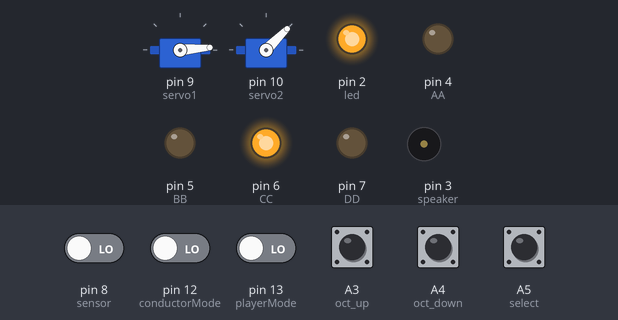
The sketch below on a simulated Arduino Uno, built with avr-gcc and run on an emulated ATmega328P. On the bench: 2 × servo, output pins drawn as LEDs (lit = HIGH), buzzer (waves = sounding). The inputs (shaded band) are chosen by the test bench; at power-on: A3 (oct_up), A4 (oct_down), A5 (select) HIGH, pin 8 (sensor), pin 12 (conductorMode), pin 13 (playerMode) LOW.

Above: at 1.2 s.
1.3 s: A5 (select) pulled LOW for 0.15 s
At 3.5 s:
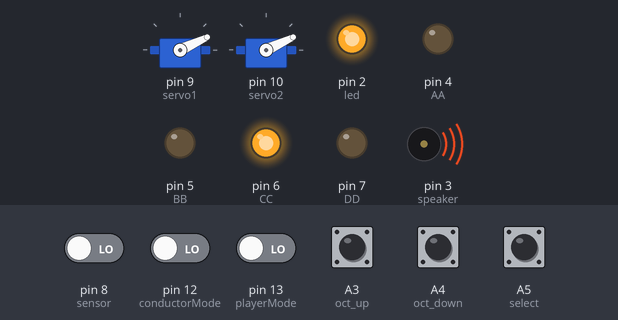
4.3 s: pin 12 (conductorMode) driven HIGH and pin 13 (playerMode) driven HIGH
7.3 s: A3 (oct_up) pulled LOW for 1 s
At 9.3 s:
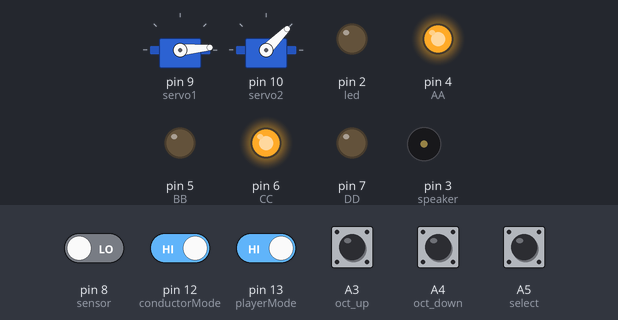
10.1 s: pin 13 (playerMode) driven LOW
At 11.3 s:
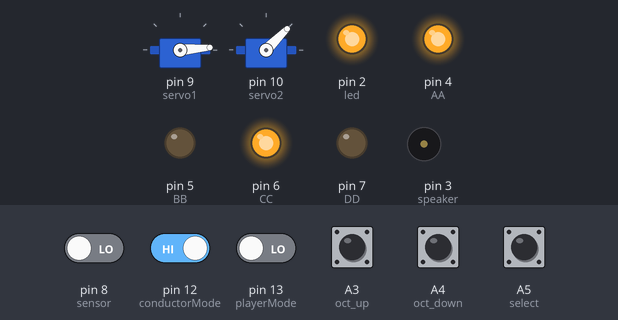
11.6 s: A3 (oct_up) pulled LOW for 0.15 s
At 13.0 s:
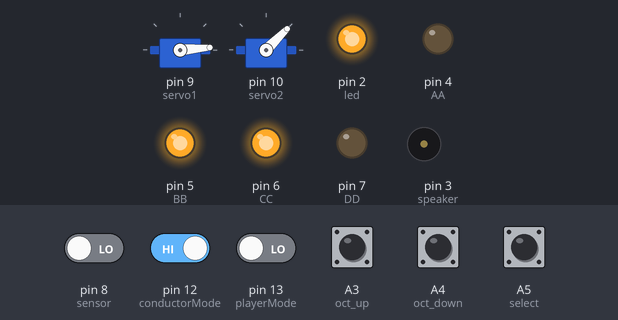
13.9 s: A5 (select) pulled LOW for 1 s
At 16.1 s:
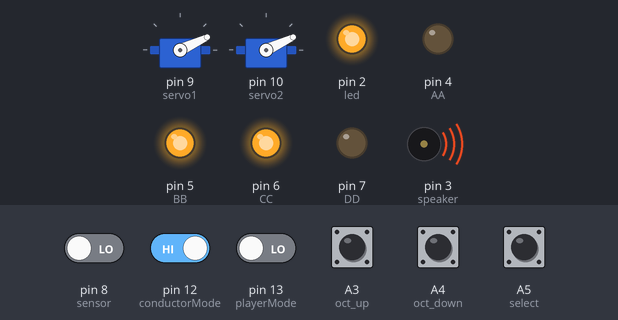
Timing chart, 0 to 17.9 s (numbered marks = the images above; inputs shaded):
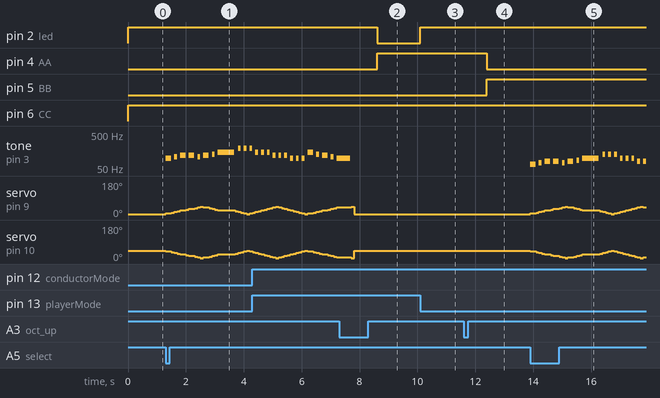

Measured:
- after the input at 1.3 s, tone on pin 3 (speaker): plays 96 Hz for 0.19 s, 108 Hz for 0.10 s, 120 Hz for 0.19 s, 120 Hz for 0.19 s, 108 Hz for 0.10 s, 120 Hz for 0.19 s … (11 notes in this stretch), starting at once; servo on pin 9 (servo1): 5° → 9° at once, → 13° 0.20 s later, → 17° 0.10 s later, → 21° 0.10 s later, … (21 changes in this stretch)
- after the input at 7.3 s, pin 2 (led): HIGH → LOW after 1.3 s instead of 0.51 s; pin 4 (AA): LOW → HIGH after 1.3 s
- after the input at 10.1 s, pin 2 (led): LOW → HIGH at once
- after the input at 11.6 s, pin 4 (AA): HIGH → LOW after 0.80 s; pin 5 (BB): LOW → HIGH after 0.80 s

The sketch:

Build_up_integrated.ino
```cpp
#include <Servo.h>
Servo servo1;
Servo servo2;
int sensor=8;
int led=2;
int speaker=3;
int durations[]={2,1,1,1,2,1,2,1,1,1,2,1,1,1,6,1,1,1,1,1,1,1,1,1,1,1,1,1,1,1,1,1,1,1,1,1,1,1,1,1,2,1,1,1,2,1,1,1,5,1};
int octive=4;
bool value=0;
int C=16.3516;
int D=18.35405;
int E=20.60172;
int F=21.82676;
int G=24.49971;
int A=27.5;
int B=30.86771;
int high_C=32.70320;
int rest=0;
int notes[]={C,rest,D,rest,E,rest,E,rest,D,rest,E,rest,F,rest,G,rest,high_C,rest,high_C,rest,high_C,rest,G,rest,G,rest,G,rest,E,rest,E,rest,E,rest,C,rest,C,rest,C,rest,G,rest,F,rest,E,rest,D,rest,C,rest};
int Start1=0;int Start2=0;int Start3=0; int Start4 = 0;int cursor1=0;int cursor2=0;int cursor3=0; int cursor4 = 0;
int state=0;
float tempo=0;

int conductorMode = 12;  //Switch
int playerMode = 13;
int playerState;
int conductorState;

const int AA=4; //LSB
const int BB=5;
const int CC=6;
const int DD=7; //MSB
//octave buttons
int oct_up = A3;
int upstate;
int oct_down = A4;
int downstate;
int select = A5;
int selectState;

int angle=5;

void setup() {
  pinMode(led,OUTPUT);
  pinMode(sensor,INPUT);
  pinMode(speaker,OUTPUT);
  pinMode(select,INPUT);
  pinMode(oct_up,INPUT);
  pinMode(oct_down,INPUT);
  pinMode(conductorMode, INPUT);
  pinMode(playerMode, INPUT);
  pinMode(AA, OUTPUT); //LSB
  pinMode(BB, OUTPUT);
  pinMode(CC, OUTPUT);
  pinMode(DD, OUTPUT); //MSB
  servo1.attach(9);
  servo1.write(angle);
  servo2.attach(10);
  servo2.write(50-angle);
  Serial.begin(9600);
}

void conductorsetup() {
  digitalWrite(led,HIGH);
  selectState=digitalRead(select);
  if (selectState==LOW) {
    play();
  }
}

void loop() {
  if (octive==-1){
    octive=9;
  }
  octive=octive%10;
  int  a = octive%2;
  int b = (octive/2)%2;
  int c = (octive/4)%2;
  int d = (octive/8)%2;
  (a==0) ? digitalWrite(AA, LOW): digitalWrite(AA, HIGH);
  (b==0) ? digitalWrite(BB, LOW): digitalWrite(BB, HIGH);
  (c==0) ? digitalWrite(CC, LOW): digitalWrite(CC, HIGH);
  (d==0) ? digitalWrite(DD, LOW): digitalWrite(DD, HIGH);
  upstate=digitalRead(oct_up);
  downstate=digitalRead(oct_down);
  if (upstate==LOW) {
    octive++;
    delay(800);
  }
  if (downstate==LOW) {
    octive--;
    delay(800);
  }

  playerState=digitalRead(playerMode);
  conductorState=digitalRead(conductorMode);

if(playerState == 1) {
  servo1.detach();
  servo2.detach();
  digitalWrite(led, LOW);
  value=digitalRead(sensor);
  if (value==HIGH && state==0){
    Start1=millis();
    Serial.println(Start1);
    state=1;
    cursor1=millis();
  }
  if (value==HIGH && state==1){
    cursor2=millis();
    if (abs(cursor2-cursor1)>50){
      Start2=millis();
      Serial.println(Start2);
      state=2;
    }
    cursor1=cursor2;

  }
  if (value==HIGH && state==2){
    Serial.println(2);
    cursor3=millis();
    if (abs(cursor3-cursor2)>50){
      Start3=millis();
      tempo = Start3-Start2;
      state=3;
    }
    cursor2=cursor3;
  }

  if (value==HIGH && state==3){
    cursor4=millis();
    if (abs(cursor4-cursor3)>50){
      Start4=millis();
      state=4;
    }
    cursor3=cursor4;
  }


  if (state==4){
    servo1.attach(9);
    servo1.write(angle);
    servo2.attach(10);
    servo2.write(50-angle);
    for (int i=2; notes[i]!=-1;i++){
        if (digitalRead(conductorMode)) {
          angle=5;
          servo1.write(angle);
          servo2.write(50-angle);
          state=0;
          break;
        }
        if ((i-2)/10%2) {
         angle=angle-4;
        }
        if((i-2)/10%2==0){
         angle=angle+4;
        }
        servo1.write(angle);
        servo2.write(50-angle);
        int duration=durations[i];
        tone(speaker,notes[i]*(2^octive),duration*tempo/2.8);
        delay(duration*0.95*tempo/2.8);
        if (i==49){
          angle=5;
          servo1.write(angle);
          servo2.write(50-angle);
          state=0;
          break;
        }
  }
  state=0;
}
}
else{
  conductorsetup();
}
}

void play() {
  servo1.attach(9);
  servo2.attach(10);
  servo1.write(5);
  servo2.write(45);
//  tone(speaker,A,durations[2]*100);
  for (int i=0; notes[i]!=-1;i++){
    if (i/10%2) {
      angle=angle-4;
    }
    if(i/10%2==0){
      angle=angle+4;
    }
    servo1.write(0+angle);
    servo2.write(50-angle);
    int duration=100*durations[i];
    tone(speaker,notes[i]*(2^octive),duration*0.95);
    delay(duration);
    if (i==49){
        angle=5;
        servo1.write(5);
        servo2.write(50-angle);
        break;
     }
  }
  }
```
